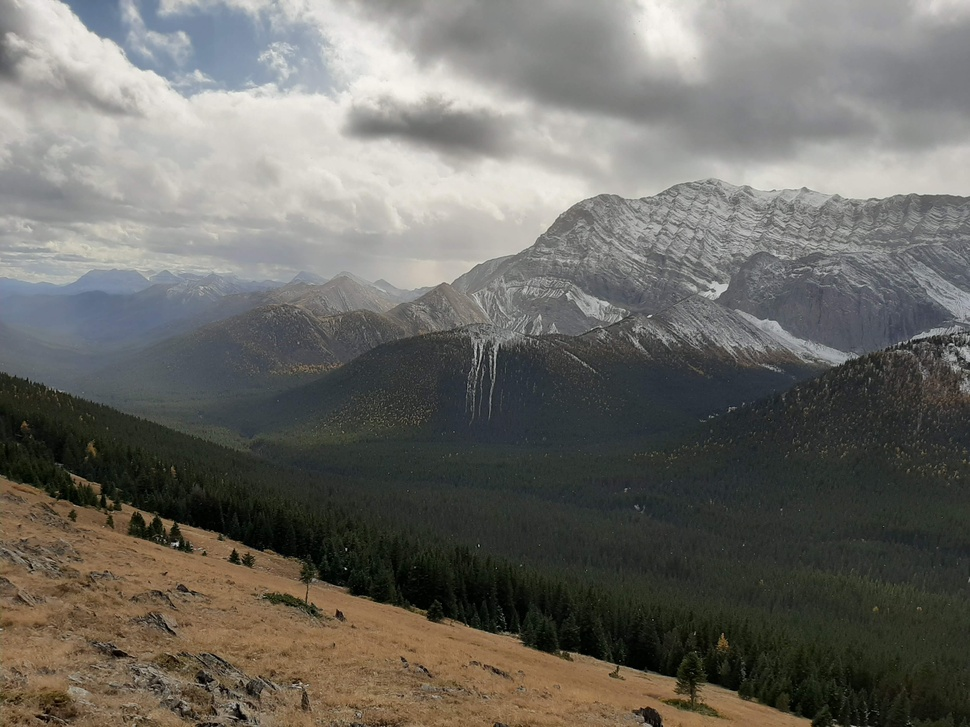
#> input picture content/Computational Photography - Panoramas/input_1.jpg, 970 x 727 px, shrunk from 4032 x 3024 before the run; the run also reads 1 picture not shown here
$ jupyter execute --allow-errors OpenCV_Panoramas.ipynb
#> lines starting #> are read from the running program, lines starting #| are printed output that depends on the picture; after the words box and inside, x2 and y2 are one past the last pixel; in counts of white or black regions, pixels touching at a corner belong together
# Computational Photography: Panorama Creation with OpenCV
In this notebook, we will explore how to create a panorama by stitching images together using OpenCV. We will walk through the key functions and explain how they work together to produce the final panorama. Each step will be demonstrated using examples.

## Images

I took these photos at Mist Creek, AB. The goal of this exercise is to use OpenCV to stitch them together and generate a panorama image.

[cell 1]
from matplotlib import pyplot as plt

def display_image_fp(filepath):
    image_1 = cv2.imread(filepath)
    image_1_rgb = cv2.cvtColor(image_1, cv2.COLOR_BGR2RGB)
    plt.imshow(image_1_rgb)
    plt.axis('off')
    plt.show()


def display_image_np(nparray):
    plt.figure(figsize=(10, 10))
    plt.imshow(cv2.cvtColor(nparray, cv2.COLOR_BGR2RGB))
    plt.axis('off')
    plt.show()

#> (the rest of this cell did not finish here and is left out)

#> (a cell that did not finish here is left out)

#> (a cell that did not finish here is left out)

## 1.1 Image Corners
First, we need a way to get the corners of an image. The `getImageCorners` function returns the coordinates of the four corners of an image, which will later be used to determine how images fit together.

[cell 4]
import cv2
import numpy as np

def getImageCorners(image):
    corners = np.zeros((4, 1, 2), dtype=np.float32)
    height, width, _ = image.shape

    # Top left corner
    corners[0][0][0] = 0
    corners[0][0][1] = 0

    # Top right corner
    corners[1][0][0] = width
    corners[1][0][1] = 0

    # Bottom left corner
    corners[2][0][0] = 0
    corners[2][0][1] = height

    # Bottom right corner
    corners[3][0][0] = width
    corners[3][0][1] = height

    return corners

Let's test out that function on an example image:

[cell 5]
image_1 = cv2.imread('input_1.jpg')
#> image_1 is the input picture: shape (727, 970, 3); mean B, G, R 101.5, 107.3, 109
corners = getImageCorners(image_1)
#> corners = [[0, 0], [970, 0], [0, 727], [970, 727]]
print("Image Corners:", corners)
#| Image Corners: [[[  0.   0.]]
#|  [[970.   0.]]
#|  [[  0. 727.]]
#|  [[970. 727.]]]

## 1.2 Finding Matches Between Images
We use `findMatchesBetweenImages` to identify keypoints and descriptors in both images and find matching points. Here's how it works:

### 1. **Feature Detection:**
   The function uses **ORB (Oriented FAST and Rotated BRIEF)**, a common algorithm for detecting robust keypoints (distinctive image features like edges or corners). These keypoints are crucial because they remain consistent across changes in scale, lighting, and rotation. For both images:
   - `detectAndCompute` identifies keypoints and computes descriptors (binary vectors representing the local appearance around each keypoint).

### 2. **Feature Matching:**
   **Brute-force matching** is applied using `BFMatcher()`. This compares descriptors from both images and identifies the best matches based on **Hamming distance**, which is ideal for binary descriptors like ORB. The `crossCheck=True` option ensures that matching is mutual — both descriptors must match each other.

### 3. **Selecting Matches:**
   Matches are ranked by similarity (smallest distance) and the function returns only the top `num_matches` (default 50), providing the best feature correspondences.

### Return Values:
   - `image_1_kp` and `image_2_kp`: Keypoints from both images.
   - `matches`: The best keypoint matches between the two images.

This process is foundational for tasks like **panorama creation** or **object recognition**, where accurate alignment between images is needed.

[cell 6]
def findMatchesBetweenImages(image_1, image_2, num_matches=50):
    feat_detector = cv2.ORB_create(nfeatures=500)
    image_1_kp, image_1_desc = feat_detector.detectAndCompute(image_1, None)
    image_2_kp, image_2_desc = feat_detector.detectAndCompute(image_2, None)
    bfm = cv2.BFMatcher(normType=cv2.NORM_HAMMING, crossCheck=True)
    matches = sorted(bfm.match(image_1_desc, image_2_desc), key=lambda x: x.distance)[:num_matches]
    return image_1_kp, image_2_kp, matches

[cell 7]
image_2 = cv2.imread('input_2.jpg')
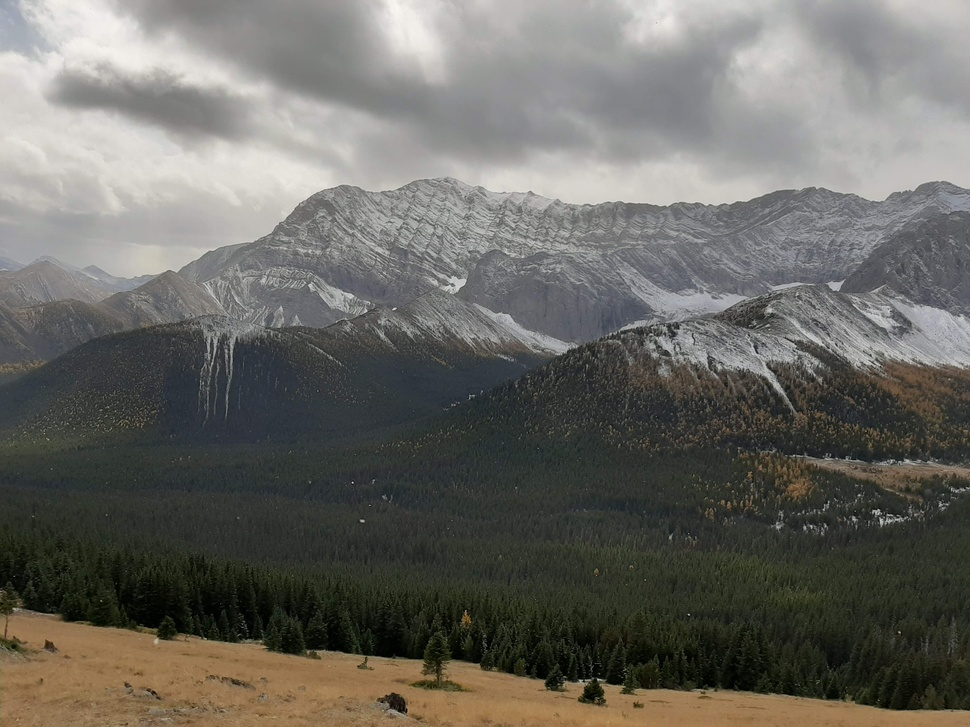
#> input picture content/Computational Photography - Panoramas/input_2.jpg, 970 x 727 px, shrunk from 4032 x 3024 before the run
#> image_2 is the input picture: shape (727, 970, 3); mean B, G, R 99.3, 105, 106.6
keypoints_1, keypoints_2, matches = findMatchesBetweenImages(image_1, image_2)
#> in findMatchesBetweenImages, `image_1_kp, image_1_desc = feat_detector.detectAndCompute(image_1, None)`: image_1_kp = 500 keypoints; strongest (x, y, size): (177, 545, 31), (176, 544, 37.2), (174, 544, 37.2), (174, 546, 37.2)
#> in findMatchesBetweenImages, `image_2_kp, image_2_desc = feat_detector.detectAndCompute(image_2, None)`: image_2_kp = 500 keypoints; strongest (x, y, size): (879, 512, 31), (878, 510, 31), (872, 512, 31), (873, 510, 31)
#> in findMatchesBetweenImages, `matches = sorted(bfm.match(image_1_desc, image_2_desc), key=lambda x: ..`: matches = 50 matches
#> keypoints_1 has the same summary as image_1_kp in findMatchesBetweenImages; keypoints_2 has the same summary as image_2_kp in findMatchesBetweenImages; matches = 50 matches
print(f"Number of matches found: {len(matches)}")
#| Number of matches found: 50

Let's show those first two images with the matches that were found displayed on top. The green lines are connecting locations of found matches from the two images.

[cell 8]
def displayMatches(image_1, image_1_kp, image_2, image_2_kp, matches, line_color=(0, 255, 0), line_thickness=2):
    # Draw the matches with specified line color and thickness
    match_image = cv2.drawMatches(
        image_1, image_1_kp,
        image_2, image_2_kp,
        matches, None,
        matchColor=line_color,  # Color for the match lines (green by default)
        singlePointColor=(255,0,0),  # Color of the keypoints (default)
        flags=cv2.DrawMatchesFlags_NOT_DRAW_SINGLE_POINTS
    )

    # Convert BGR to RGB for display in matplotlib
    match_image_rgb = cv2.cvtColor(match_image, cv2.COLOR_BGR2RGB)

    # Display the image using matplotlib
    plt.figure(figsize=(10, 10))
    plt.imshow(match_image_rgb)
    plt.axis('off')  # Hide axes
    plt.show()

displayMatches(image_1, keypoints_1, image_2, keypoints_2, matches)
#> in displayMatches, `match_image = cv2.drawMatches( image_1, image_1_kp, image_2, image_2_k..`:
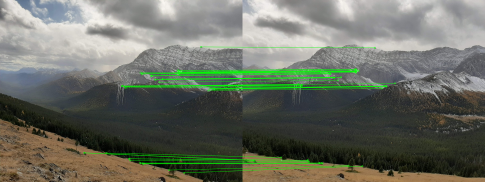
#> match_image: shape (727, 1940, 3) (shown at 1/4 size); mean B, G, R 98.2, 110.1, 105.5

## 1.3 Finding Homography
The findHomography function calculates the transformation matrix (homography) that maps keypoints from one image to the next.

### Homography and `findHomography` in Depth

#### What is Homography?

A **homography** is a mathematical transformation that relates two planes in space. In the context of image processing, it's a mapping that aligns corresponding points between two images of the same scene taken from different perspectives.

In simpler terms, if two images are taken from different angles or positions, a homography matrix describes how to "warp" one image so that its keypoints (or features) align with the keypoints in the other image. This is especially useful in applications like image stitching (for panoramas), rectifying images, and 3D reconstruction.

The transformation captured by the homography can include:
- Rotation
- Translation (shifting the image)
- Scaling (changing the size)
- Perspective distortion (changes in the apparent shape due to viewing angles)

#### The Role of `findHomography`

The `cv2.findHomography()` function computes the homography matrix that maps corresponding keypoints between two images. It takes pairs of matching points from two images and calculates a 3x3 homography matrix.

#### Parameters and Process

The function works like this:

```python
H, mask = cv2.findHomography(points1, points2, cv2.RANSAC)
```

1. **`points1` and `points2`**: These are sets of matching keypoints (features) in both images. You supply the coordinates of the points in both images that correspond to each other.

2. **`cv2.RANSAC` (Random Sample Consensus)**: This is a robust method that helps filter out "bad" matches or outliers. RANSAC iteratively selects a subset of matches and tries to compute a homography from them. Points that don’t fit the model are discarded as outliers, and only the "inliers" (correct matches) are used to compute the homography matrix.

#### Output

- **H**: The 3x3 homography matrix. This matrix can be used to transform or warp one image so that it aligns with the other.
- **mask**: A binary mask that indicates which matches are inliers (1) and which are outliers (0).

#### Example Use Case: Image Stitching

Imagine you're stitching two images together to create a panorama. You first detect keypoints in both images, then match them using a feature-matching algorithm. Once you have the matches, you calculate the homography matrix using `findHomography`.

With the homography matrix `H`, you can warp the second image to align with the first, which is the first step in stitching them together.

### Key Steps:
1. **Detect and match keypoints**: Use algorithms like ORB or SIFT to detect points in both images and match them.
2. **Estimate Homography**: Use the `findHomography` function to estimate the transformation between the two images.
3. **Warp the second image**: Using the homography matrix `H`, you can now warp the second image so that it aligns with the first image, making stitching or rectification possible.

Let's do that then!

[cell 9]
def findHomography(image_1_kp, image_2_kp, matches):
    image_1_points = np.float64([image_1_kp[m.queryIdx].pt for m in matches]).reshape(-1, 1, 2)
    image_2_points = np.float64([image_2_kp[m.trainIdx].pt for m in matches]).reshape(-1, 1, 2)

    M_hom, _ = cv2.findHomography(image_1_points, image_2_points, method=cv2.RANSAC, ransacReprojThreshold=5.0)
    return M_hom

[cell 10]
homography = findHomography(keypoints_1, keypoints_2, matches)
#> in findHomography, `image_1_points = np.float64([image_1_kp[m.queryIdx].pt for m in matche..`: image_1_points = 50 rows, first 8: [566.8, 295.5], [605.5, 302.7], [851, 352.3], [636.5, 328.3], [845.6, 354.7], [838.5, 354.7], [620.6, 318.2], [499.7, 346.3]
#> in findHomography, `image_2_points = np.float64([image_2_kp[m.trainIdx].pt for m in matche..`: image_2_points = 50 rows, first 8: [309.3, 286.8], [348.4, 294.5], [572.3, 343.4], [381.6, 321.1], [573.3, 343.4], [566.1, 344], [365.8, 309.6], [236.4, 340.9]
#> in findHomography, `M_hom, _ = cv2.findHomography(image_1_points, image_2_points, method=c..`: M_hom = [[1.7, 0.0293, -538], [0.223, 1.45, -151.5], [0.000694, 2.68e-05, 1]]
#> homography has the same summary as M_hom in findHomography
print("Homography Matrix:\n", homography)
#| Homography Matrix:
#|  [[ 1.69784454e+00  2.92636929e-02 -5.38024874e+02]
#|  [ 2.22969326e-01  1.44603541e+00 -1.51528184e+02]
#|  [ 6.93774833e-04  2.67611575e-05  1.00000000e+00]]

## 1.4 Warping the Image
The warpCanvas function applies the homography to warp one image into the space of the other. It also shifts the image so that both images fit within a larger canvas.

[cell 11]
def warpCanvas(image, homography, min_xy, max_xy):
    canvas_size = tuple(np.round(max_xy - min_xy).astype(int))

    # Step 1
    translation_matrix = np.identity(3)
    translation_matrix[0][2] = -min_xy[0]
    translation_matrix[1][2] = -min_xy[1]

    # Step 2
    homography = np.dot(translation_matrix, homography)

    # Step 3
    warped_image = cv2.warpPerspective(image, homography, canvas_size)
    return warped_image


def getBoundingCorners(corners_1, corners_2, homography):
    """Find the coordinates of the top left corner and bottom right corner of a
    rectangle bounding a canvas large enough to fit both the warped image_1 and
    image_2.
    """

    # Warp corners_1 using the homography
    corners_1 = cv2.perspectiveTransform(corners_1, homography)
    all_corners = np.concatenate((corners_1, corners_2), axis=0)

    # Ensure we are extracting scalars properly
    min_point = np.zeros(shape=2, dtype=np.float64)
    min_point[0] = all_corners[:, :, 0].min()
    min_point[1] = all_corners[:, :, 1].min()

    max_point = np.zeros(shape=2, dtype=np.float64)
    max_point[0] = all_corners[:, :, 0].max()
    max_point[1] = all_corners[:, :, 1].max()

    return min_point, max_point

[cell 12]
corners_1 = getImageCorners(image_1)
#> corners_1 = [[0, 0], [970, 0], [0, 727], [970, 727]]
corners_2 = getImageCorners(image_2)
#> corners_2 = [[0, 0], [970, 0], [0, 727], [970, 727]]
min_xy, max_xy = getBoundingCorners(corners_1, corners_2, homography)
#> in getBoundingCorners, `corners_1 = cv2.perspectiveTransform(corners_1, homography)`: corners_1 = [[-538, -151.5], [662.8, 38.71], [-506.9, 882.6], [667.8, 659.4]]
#> in getBoundingCorners, `all_corners = np.concatenate((corners_1, corners_2), axis=0)`: all_corners = [[-538, -151.5], [662.8, 38.71], [-506.9, 882.6], [667.8, 659.4], [0, 0], [970, 0], [0, 727], [970, 727]]
#> min_xy = [-538, -151.5]; max_xy = [970, 882.6]
warped_image_1 = warpCanvas(image_1, homography, min_xy, max_xy)
#> in warpCanvas, `canvas_size = tuple(np.round(max_xy - min_xy).astype(int))`: canvas_size = (1508, 1034)
#> in warpCanvas, `homography = np.dot(translation_matrix, homography)`: homography = [[2.07, 0.0437, 2.82e-05], [0.328, 1.45, -1.47e-06], [0.000694, 2.68e-05, 1]]
#> in warpCanvas, `warped_image = cv2.warpPerspective(image, homography, canvas_size)`:
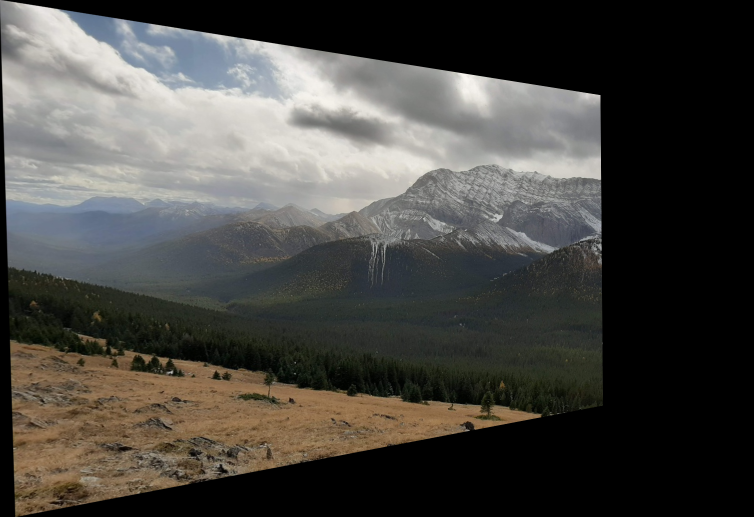
#> warped_image: shape (1034, 1508, 3) (shown at 1/2 size); mean B, G, R 66.8, 70.9, 72.5

display_image_np(warped_image_1)

## 1.5 Blending the Images
Finally, after warping, we need to blend the images together to form a seamless panorama. We do this by creating masks for each image and combining them.

[cell 13]
def createImageMask(image):
    h, w, _ = image.shape
    mask = np.zeros((h, w), dtype=np.uint8)

    # Convert to grayscale if the image is colored
    if len(image.shape) > 2:
        image = cv2.cvtColor(image, cv2.COLOR_RGB2GRAY)

    # Apply a binary threshold to get a binary image
    _, threshold = cv2.threshold(image, 1, 255, cv2.THRESH_BINARY)

    # Find contours
    contours, _ = cv2.findContours(threshold, cv2.RETR_EXTERNAL, cv2.CHAIN_APPROX_SIMPLE)

    # Draw the contours on the mask
    cv2.drawContours(mask, contours, -1, 255, -1)  # Use 255 for the mask

    # Convert mask to boolean if needed
    mask = mask.astype(bool)

    return mask

    return mask

[cell 14]
mask_1 = createImageMask(warped_image_1)
#> in createImageMask, `image = cv2.cvtColor(image, cv2.COLOR_RGB2GRAY)`:
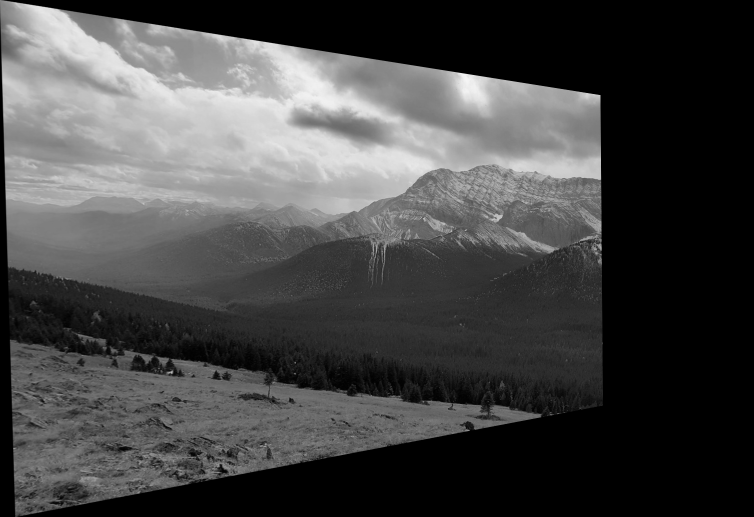
#> image: shape (1034, 1508) (shown at 1/2 size); min 0, max 246, mean 69.8
#> in createImageMask, `_, threshold = cv2.threshold(image, 1, 255, cv2.THRESH_BINARY)`:
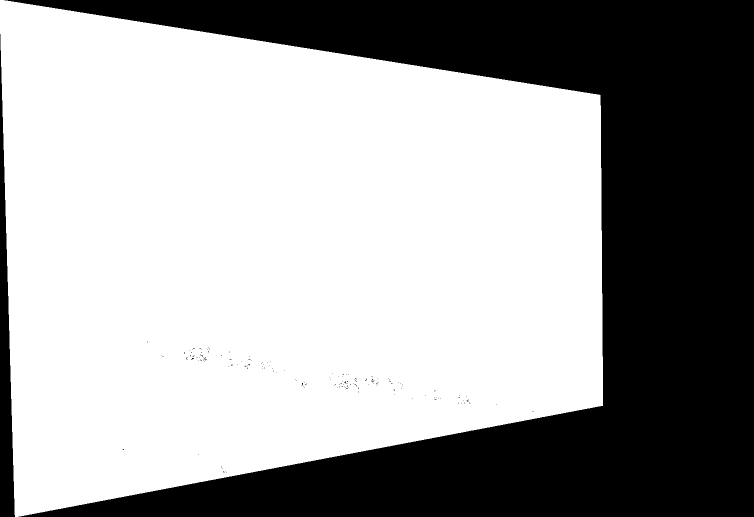
#> threshold: shape (1034, 1508) (shown at 1/2 size); 63.2% white; 169 black regions (167 under 20 px)
#> in createImageMask, `contours, _ = cv2.findContours(threshold, cv2.RETR_EXTERNAL, cv2.CHAIN..`: contours = 1 contour; box (x1, y1, x2, y2) and area: (0, 0, 1206, 1034) 984394
mask_2 = createImageMask(image_2)
#> in createImageMask (call 2), `image = cv2.cvtColor(image, cv2.COLOR_RGB2GRAY)`:
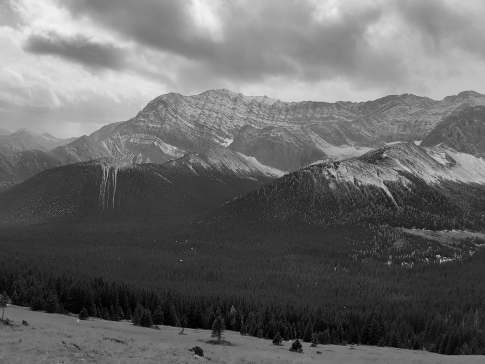
#> image: shape (727, 970) (shown at 1/2 size); min 0, max 246, mean 103.4
#> in createImageMask (call 2), `_, threshold = cv2.threshold(image, 1, 255, cv2.THRESH_BINARY)`:
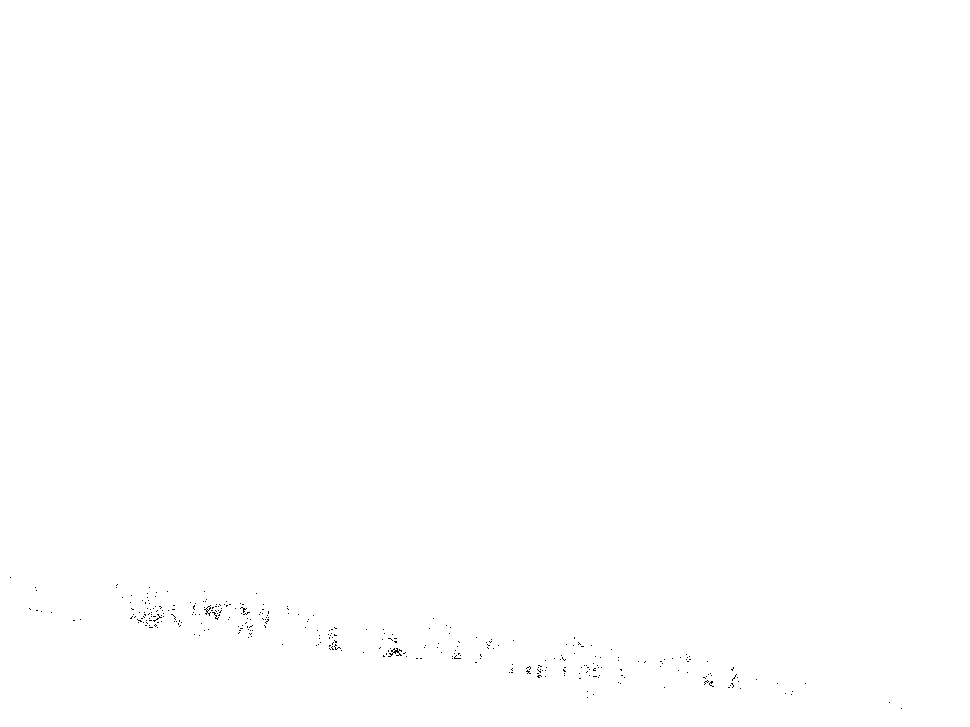
#> threshold: shape (727, 970); 99.9% white; black in thin lines or dots, all inside (x1, y1, x2, y2) = (10, 577, 902, 709)
#> in createImageMask (call 2), `contours, _ = cv2.findContours(threshold, cv2.RETR_EXTERNAL, cv2.CHAIN..`: contours = [[[0, 0], [0, 726], [969, 726], [969, 0]]]
#> (the rest of the program and of its run is left out)
